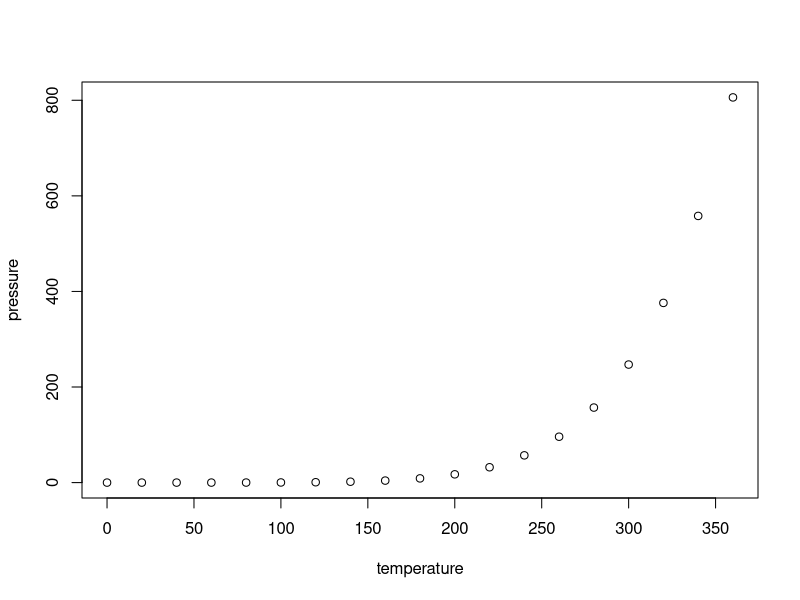
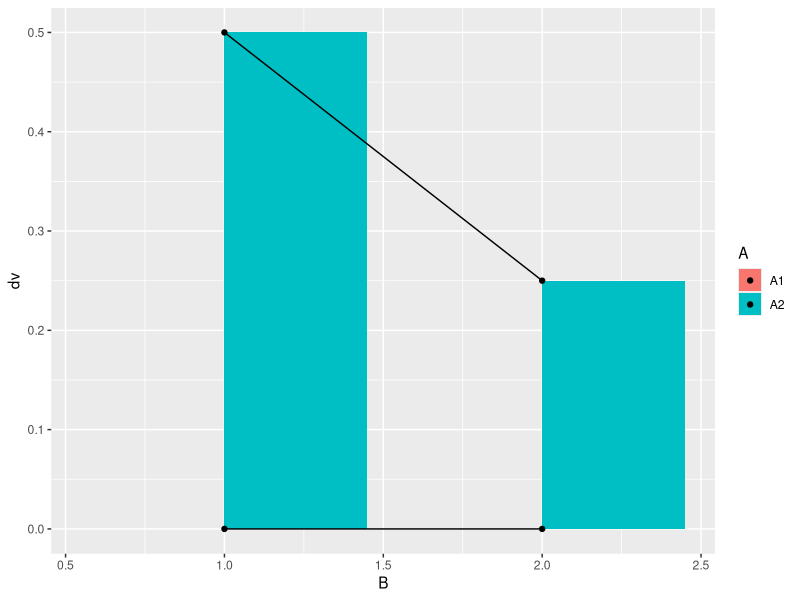

The R script that drew these images, in order: (Note: this script raises an error after producing the figures.)
## ---- chunk 1
knitr::opts_chunk$set(echo = TRUE)
## ---- chunk 2
summary(cars)
## ---- chunk 3
plot(pressure)
## ---- chunk 4
library(tidyverse)

df <- data.frame (A= c("A1", "A1", "A2", "A2"), 
                 B = c(1, 2, 1, 2), 
                 dv = c(0, 0, 0.5, 0.25))
                 
                
ggplot(df, aes(y=dv, x=B, fill = A))  + 
  geom_bar(stat = "identity", position = "dodge")+
  geom_point()+
  geom_line()
                 
                 
## ---- chunk 5

N <- 550



A_pvalue <- c()
B_pvalue <- c()
AB_pvalue <- c()
for(i in 1:1000){
  IVA <- rep(rep(c("1","2"), each=2),N)
  IVB <- rep(rep(c("1","2"), 2),N)
  DV <- c(replicate(N,c(rnorm(1,0,1), # means A1B1
                        rnorm(1,0,1), # means A1B2
                        rnorm(1,.5,1), # means A2B1
                        rnorm(1,.25,1)  # means A2B2
          )))
  sim_df <- data.frame(IVA,IVB,DV)
  
  aov_results <- summary(aov(DV~IVA*IVB, sim_df))
  A_pvalue[i]<-aov_results[[1]]$`Pr(>F)`[1]
  B_pvalue[i]<-aov_results[[1]]$`Pr(>F)`[2]
  AB_pvalue[i]<-aov_results[[1]]$`Pr(>F)`[3]
}

length(A_pvalue[A_pvalue<0.05])/1000
#> [1] 0.88
length(B_pvalue[B_pvalue<0.05])/1000
#> [1] 0.036
length(AB_pvalue[AB_pvalue<0.05])/1000
#> [1] 0.046


## ---- chunk 6

browse


